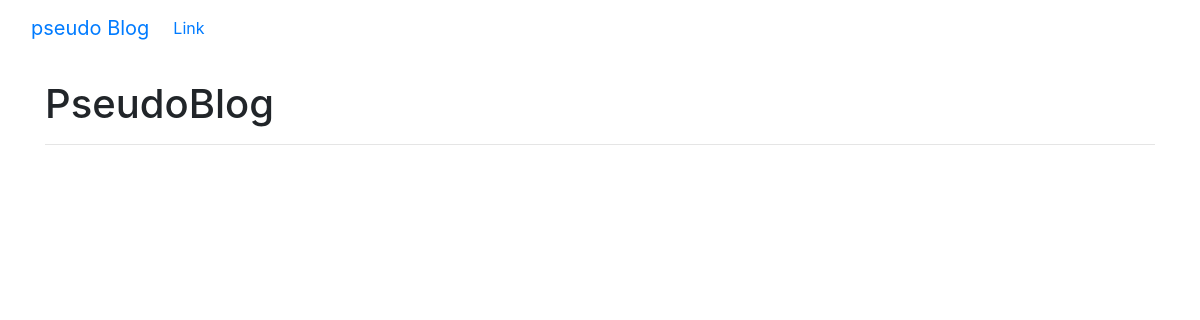
Before: / with the older database file.
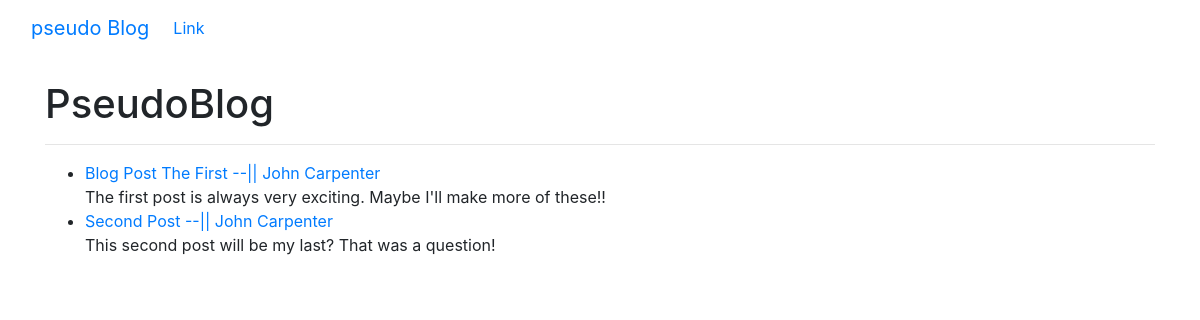
After: the same page with the newer database file.
### blogapp/models.py (models this page shows, shortened)
class Post(models.Model):
    title = models.CharField(max_length = 255)
    author = models.ForeignKey(User, on_delete = models.CASCADE) # On deletion of the user the post are deleted too with the CASCADE option
    body = models.TextField()

### blogapp/views.py (the view)
# urls.py: path('',HomeView.as_view(), name="home"), #as_view returns a callable view that takes request and returns response
class HomeView(ListView):
    model = Post
    template_name = 'home.html'

### blogapp/templates/home.html (shortened to what this page needs)
{% extends "base.html" %}}
{% block content %}
<!DOCTYPE html>
<html lang="en">
	<head>
	</head>
	<body>
		<h1>PseudoBlog</h1>
		<hr>
		<ul>
			{% for postx in object_list %}
			<li><a href="{% url 'article-detail' postx.pk%}">{{ postx.title }} --|| {{ postx.author.first_name }} {{postx.author.last_name}}</a><br>
			{{ postx.body }}
			{% endfor %}
			</li>
	</body>
</html>
{% endblock %}

### blogapp/templates/base.html (shortened to what this page needs)
<!doctype html>
<html lang="en">
	<head>
		<link rel="stylesheet" href="https://cdn.jsdelivr.net/npm/bootstrap@4.3.1/dist/css/bootstrap.min.css">
	</head>
	<body>
		<nav class="navbar navbar-expand-lg bg-body-tertiary">
			<div class="container-fluid">
				<a class="navbar-brand" href="{% url 'home' %}">pseudo Blog</a>
				<div class="collapse navbar-collapse" id="navbarScroll">
					<ul class="navbar-nav me-auto my-2 my-lg-0 navbar-nav-scroll" style="--bs-scroll-height: 100px;">
						<li class="nav-item">
							<a class="nav-link" href="#">Link</a>
						</li>
					</ul>
				</div>
			</div>
		</nav>
		<br>
		<div class = "container">
			{% block content %}
			{% endblock %}
		</div>
	</body>
</html>

Changed rows visible on the page:
added Post: title "Blog Post The First", author.first_name "John", author.last_name "Carpenter", body "The first post is always very exciting. Maybe I'll make more of these!!"
added Post: title "Second Post", author.first_name "John", author.last_name "Carpenter", body "This second post will be my last? That was a question!"
